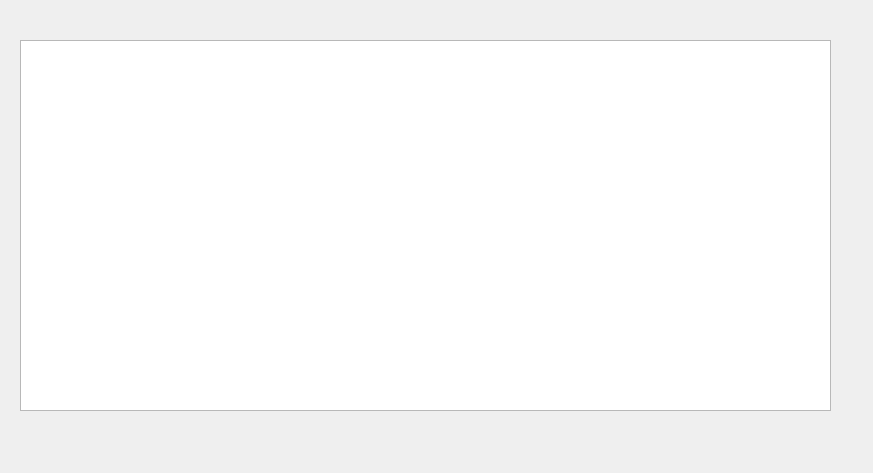
<?xml version="1.0" encoding="UTF-8"?>
<ui version="4.0">
 <class>Dialog</class>
 <widget class="QDialog" name="Dialog">
  <property name="geometry">
   <rect>
    <x>0</x>
    <y>0</y>
    <width>873</width>
    <height>473</height>
   </rect>
  </property>
  <property name="windowTitle">
   <string>Dialog</string>
  </property>
  <widget class="QListWidget" name="listWidget">
   <property name="geometry">
    <rect>
     <x>20</x>
     <y>40</y>
     <width>811</width>
     <height>371</height>
    </rect>
   </property>
  </widget>
 </widget>
 <resources/>
 <connections/>
</ui>
